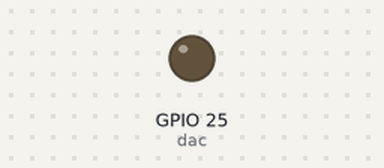
This program was run on a simulated ESP32 board running MicroPython. Shown: output pins drawn as LEDs (lit = HIGH). What the program prints to the serial console is not drawn. At 7.2 s the program stops and its outputs stay as they are.

Above: at 0.47 s.
Timing chart, 0 to 0.8 s (numbered marks = the images above):
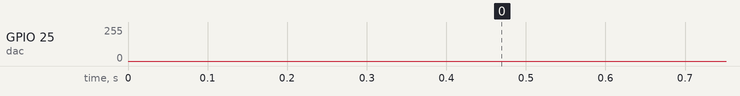

The program:

prueba_dac_esp32.py
```python
# prueba_dac_esp32.py — CORREGIDO
from machine import DAC, Pin
import utime, math

dac = DAC(Pin(25))

def tono(frecuencia=440, duracion=2, volumen=100):
    MUESTRAS   = 32                          # puntos por ciclo de la senoidal
    intervalo  = 1_000_000 // (frecuencia * MUESTRAS)  # µs entre muestras
    ciclos     = frecuencia * duracion
    base       = 128

    # Precomputar la tabla senoidal (evita math.sin en el loop)
    tabla = [
        max(0, min(255, base + int(volumen * math.sin(2 * math.pi * i / MUESTRAS))))
        for i in range(MUESTRAS)
    ]

    for _ in range(ciclos):
        for valor in tabla:
            t0 = utime.ticks_us()
            dac.write(valor)
            while utime.ticks_diff(utime.ticks_us(), t0) < intervalo:
                pass

    dac.write(128)  # silencio

print('Tono 440 Hz (La)...')
tono(frecuencia=440, duracion=2)
utime.sleep(1)

print('Tono 880 Hz (La agudo)...')
tono(frecuencia=880, duracion=2)

print('Hecho. Deberias notar el segundo tono mas agudo.')
```
